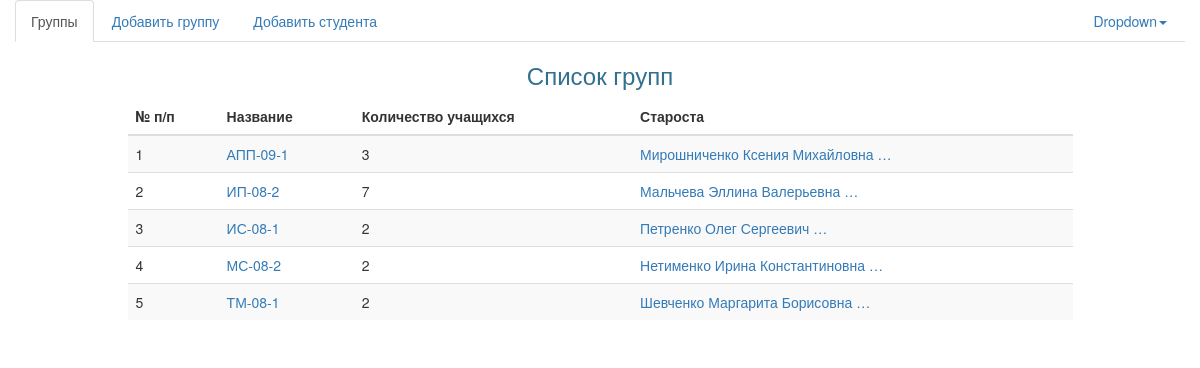
The page / on the database its author committed.
### student/models.py (models this page shows, shortened)
class Group(models.Model):
    title = models.CharField(max_length=255, verbose_name=u'Название')
    steward = models.ForeignKey('Student', related_name='r_groups', null=True, blank=True, verbose_name=u'Староста группы')
    def __unicode__(self):
        return self.title
    def get_absolute_url(self):
        return '/group_detail/%s/' % (self.pk)
    class Meta:
        ordering = ['title']
        verbose_name = u'Группа'
        verbose_name_plural = u'Группы'

class Student(models.Model):
    last_name = models.CharField(max_length=255, verbose_name=u'Фамилия')
    first_name = models.CharField(max_length=255, verbose_name=u'Имя')
    patronymic = models.CharField(max_length=255, verbose_name=u'Отчество')
    photo = models.ImageField(upload_to='student_photo', verbose_name=u'Фотография')
    birth_day = models.DateField(auto_now=False, verbose_name=u'Дата рождения')
    students_ticket_number = models.PositiveIntegerField(verbose_name=u'Номер студ. билета')
    in_group = models.ForeignKey('Group', related_name='r_students', verbose_name=u'Группа')
    def __unicode__(self):
        return u"%s %s %s (группа %s)" % (self.last_name, self.first_name, self.patronymic, self.in_group)
    def get_absolute_url(self):
        return '/student_detail/%s/' % (self.pk)
    class Meta:
        ordering = ['last_name', 'first_name']
        verbose_name = u'Студент'
        verbose_name_plural = u'Студенты'

### app/views.py (the view)
# urls.py: url(r'^$', GroupView.as_view(), name='home'),
class GroupView(ListView):
    model = Group
    context_object_name = 'groups'
    template_name = "groups.html"
    def get_context_data(self, **kwargs):
        context = super(GroupView, self).get_context_data(**kwargs)
        context['is_group'] = True
        return context

### templates/groups.html (shortened to what this page needs)
{% extends 'base.html' %}
{% block content %}
<div class="container-fluid">
	<div class="row">
		<div class="col-md-12">
            <h3 class="text-center text-info">Список групп</h3>
            <div class="row">
				<div class="col-md-1"></div>
				<div class="col-md-10">
                    <table class="table table-hover table-striped">
                        <thead>
                            <tr>
                                <th>№ п/п</th>
                                <th>Название</th>
                                <th>Количество учащихся</th>
                                <th>Староста</th>
                            </tr>
                        </thead>
                        <tbody>
                            {% for group in groups %}
                            <tr>
                                <td>{{ forloop.counter }}</td>
                                <td><a href="{{ group.get_absolute_url }}">{{ group.title }}</a></td>
                                <td>{{ group.r_students.count }}</td>
                                <td><a href="{{ group.steward.get_absolute_url }}">{{ group.steward|default:"Староста не назначен"|truncatewords:3|cut:"." }}</a></td>
                            </tr>
                        {% endfor %}
                        </tbody>
                    </table>
                </div>
				<div class="col-md-1"></div>
			</div>
		</div>
	</div>
</div>
{% endblock %}

### rows shown on the page
Group: title "АПП-09-1", r_students.count "3", steward "Мирошниченко Ксения Михайловна …"
Group: title "ИП-08-2", r_students.count "7", steward "Мальчева Эллина Валерьевна …"
Group: title "ИС-08-1", r_students.count "2", steward "Петренко Олег Сергеевич …"
Group: title "МС-08-2", r_students.count "2", steward "Нетименко Ирина Константиновна …"
Group: title "ТМ-08-1", r_students.count "2", steward "Шевченко Маргарита Борисовна …"
